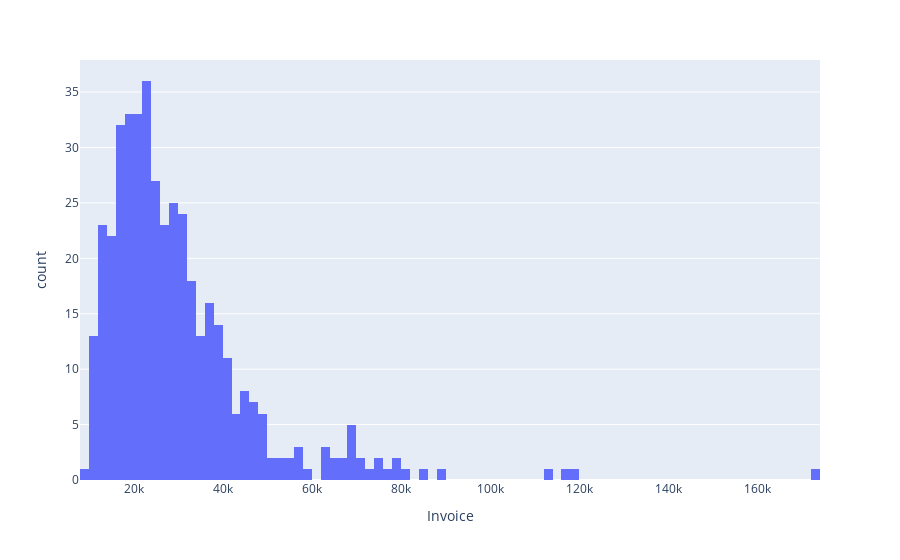

Notebook code for this chart:
### Code cell
fig = px.histogram(df["Invoice"], x="Invoice", nbins=100)
fig.show()

### Figure 1 — Plotly figure (JSON) as saved in the notebook; plotly's stock layout.template omitted (floating-point values rounded to 4 significant figures; data arrays with more than 128 entries replaced by an {"elided": "..."} marker saying what was removed)
{"data": [{"alignmentgroup": "True", "bingroup": "x", "hovertemplate": "Invoice=%{x}<br>count=%{y}<extra></extra>", "legendgroup": "", "marker": {"color": "#636efa", "pattern": {"shape": ""}}, "name": "", "nbinsx": 100, "offsetgroup": "", "orientation": "v", "showlegend": false, "type": "histogram", "x": {"elided": "428 int values"}, "xaxis": "x", "yaxis": "y"}], "layout": {"barmode": "relative", "legend": {"tracegroupgap": 0}, "margin": {"t": 60}, "xaxis": {"anchor": "y", "domain": [0, 1], "title": {"text": "Invoice"}}, "yaxis": {"anchor": "x", "domain": [0, 1], "title": {"text": "count"}}}}
